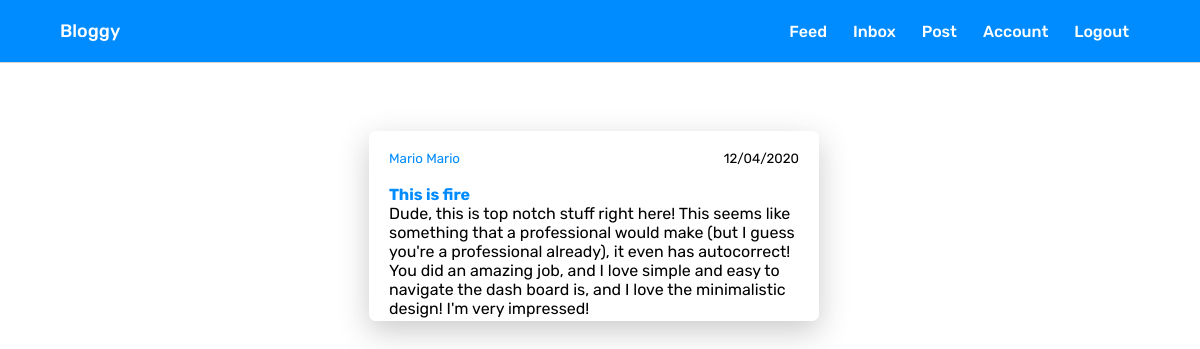
Screenshot of /post/10 (signed in) with the database file from the repository.
### main.py (models this page shows, shortened)
class User(db.Model, UserMixin):
    id = db.Column(db.Integer, primary_key=True)
    username = db.Column(db.String(15), unique=True)
    email = db.Column(db.String(50), unique=True)
    password = db.Column(db.String(80))
    profile_pic = db.Column(
        db.String(40), nullable=False, default='default.jpg')
    posts = db.relationship('Post', backref='author', lazy='dynamic')
    commenter = db.relationship('Comment', backref='commenter', lazy='dynamic')
    access_token = db.Column(db.String(180))
    liker = db.relationship('Like', backref='liker', lazy='dynamic')
    followed = db.relationship(
        'Follower', backref='followed', foreign_keys='Follower.followed_id', lazy='dynamic')
    follower = db.relationship(
        'Follower', backref='follower', foreign_keys='Follower.follower_id', lazy='dynamic')
    sender = db.relationship('Message', backref='sender',
                             foreign_keys='Message.sender_id', lazy='dynamic')
    receiver = db.relationship('Message', backref='receiver',
                               foreign_keys='Message.receiver_id', lazy='dynamic')
    bio_content = db.Column(db.String(1000))
    verified = db.Column(db.Boolean(), default=False)
    def has_liked_post(self, post):
        return Like.query.filter(
            Like.liker_id == self.id,
            Like.liked_id == post.id).count() > 0

class Post(db.Model, UserMixin):
    id = db.Column(db.Integer, primary_key=True)
    post_title = db.Column(db.String(100), nullable=False)
    post_content = db.Column(db.String(1000), nullable=False)
    post_date = db.Column(db.DateTime, nullable=False, default=datetime.utcnow)
    user_id = db.Column(db.Integer, db.ForeignKey('user.id'), nullable=False)
    commented = db.relationship('Comment', backref='commented', lazy='dynamic')
    likes = db.relationship('Like', backref='liked', lazy='dynamic')

### main.py (the view)
@app.route("/post/<int:post_id>")
@login_required
def post(post_id):
    if current_user.username == 'admin' and current_user.email == 'arpanneupane19@gmail.com':
        session['logged_in'] = True
        return redirect('/admin')
    post = Post.query.get_or_404(post_id)
    return render_template('postid.html', title=post.post_title, post=post)

### main.py (called while the page is built)
@login_manager.user_loader
def load_user(user_id):
    return User.query.get(int(user_id))

@app.before_request
def make_session_permanent():
    session.permanent = True

### templates/postid.html (shortened to what this page needs)
{% extends "base.html" %} {% block title %}{% endblock %} {% block content %}
<link rel="stylesheet" href="{{url_for('static', filename='dashboard.css')}}" />
<div class="container">
    <br />
    <br />
    <div class="specific-post">
        <div class="post">
            <div class="post-info">
                <small><a href="{{url_for('user', username=post.author.username)}}">{{post.author.username}}</a></small>
                <small>{{post.post_date.strftime('%m/%d/%Y') }}</small>
            </div>
            <br />
            <article class="post-title-content">
                <h4>
                    <a href="{{url_for('post', post_id=post.id)}}">{{post.post_title}}</a>
                </h4>
                <p>{{post.post_content}}</p>
            </article>
            <br />
        </div>
    </div>
    <br />
</div>
{% endblock %}

### static/base.css (style rules this page uses)
* { box-sizing: border-box; margin: 0; padding: 0; font-family: "Rubik", sans-serif; }
a { text-decoration: none; color: rgb(0, 140, 255); }

### static/dashboard.css (style rules this page uses)
.container { margin-top: 30px; margin-left: 100px; margin-right: 100px; display: flex; flex-direction: column; }
.post { display: flex; flex-direction: column; padding: 20px; background: #ffffff; border-radius: 7px; box-shadow: 0px 10px 30px rgba(48, 48, 48, 0.25); width: 45%; height: 190px; max-height: 190px; overflow-y: auto; margin-right: 12px; margin-bottom: 20px; }
.specific-post { display: flex; flex-direction: column; justify-content: center; align-items: center; }
.post-info { display: flex; justify-content: space-between; }
.post-info a { color: rgb(0, 140, 255); }
.post-title-content a { color: rgb(0, 140, 255); }

### rows the page displays
User: author.username "Mario Mario"
Post: post_date "12/04/2020", post_title "This is fire", post_content "Dude, this is top notch stuff right here! This seems like something that a professional would make (but I guess you're a professional already), it even has autocorrect! You did an amazing job, and I love simple and easy to navigate the dash board is, and I love the minimalistic design! I'm very impressed!"
